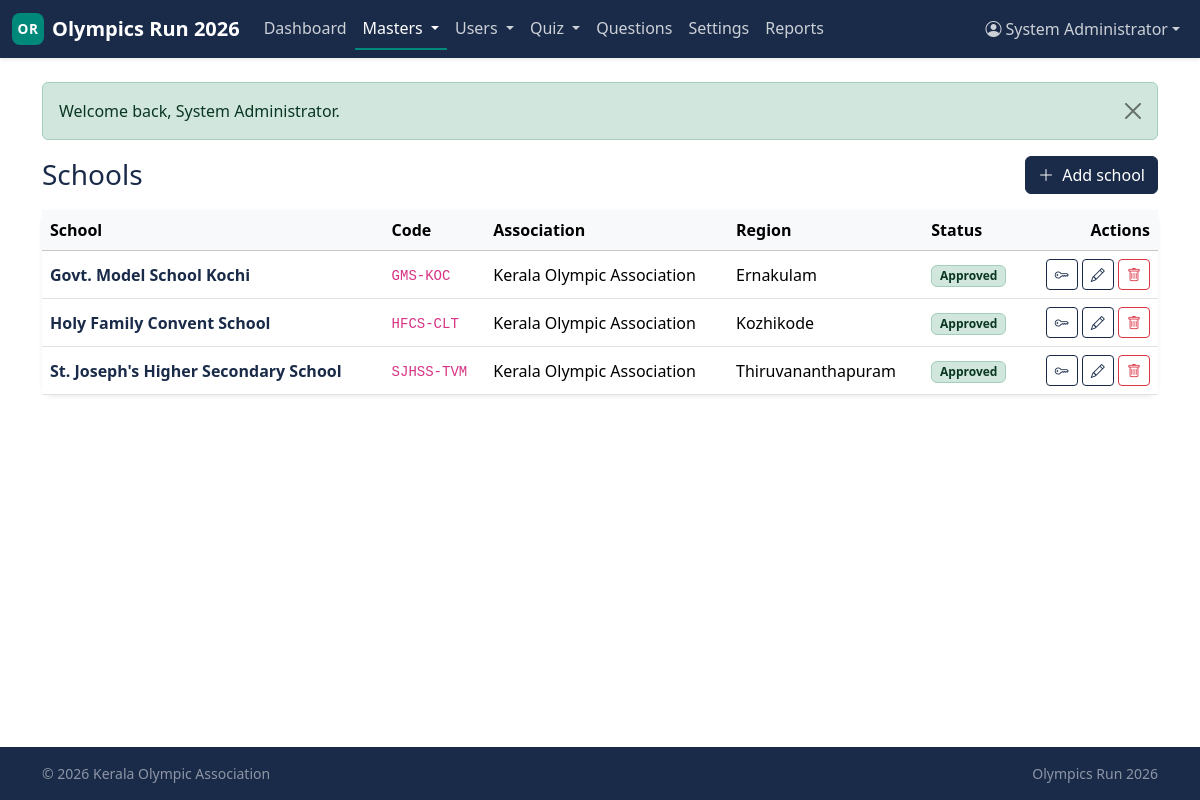
The app's page /admin/schools (signed in) with its own data.
### tables this page shows
CREATE TABLE schools (
    school_id           INT UNSIGNED  NOT NULL AUTO_INCREMENT,
    association_id      INT UNSIGNED  NOT NULL,
    school_name         VARCHAR(200)  NOT NULL,
    school_code         VARCHAR(50)   NULL,
    region              VARCHAR(100)  NULL,
    address             TEXT          NULL,
    principal_name      VARCHAR(150)  NULL,
    coach_name          VARCHAR(150)  NULL,
    contact_email       VARCHAR(190)  NULL,
    contact_phone       VARCHAR(20)   NULL,
    status              ENUM('pending','approved','rejected','suspended')
                                NOT NULL DEFAULT 'pending',
    approved_by_user_id INT UNSIGNED  NULL,
    approved_at         DATETIME      NULL,
    created_at          DATETIME      NOT NULL DEFAULT CURRENT_TIMESTAMP,
    updated_at          DATETIME      NOT NULL DEFAULT CURRENT_TIMESTAMP
                                                ON UPDATE CURRENT_TIMESTAMP,
    PRIMARY KEY (school_id),
    UNIQUE KEY uniq_school_code (school_code),
    KEY idx_school_assoc (association_id),
    KEY idx_school_status (status),
    KEY idx_school_region (region),
    CONSTRAINT fk_school_assoc
        FOREIGN KEY (association_id) REFERENCES associations(association_id)
        ON DELETE CASCADE,
    CONSTRAINT fk_school_approver
        FOREIGN KEY (approved_by_user_id)
            REFERENCES association_users(association_user_id)
        ON DELETE SET NULL
);

CREATE TABLE associations (
    association_id  INT UNSIGNED  NOT NULL AUTO_INCREMENT,
    name            VARCHAR(200)  NOT NULL,
    short_code      VARCHAR(20)   NOT NULL,
    region          VARCHAR(100)  NULL,
    contact_email   VARCHAR(190)  NULL,
    contact_phone   VARCHAR(20)   NULL,
    address         TEXT          NULL,
    logo_path       VARCHAR(255)  NULL,
    status          ENUM('active','inactive') NOT NULL DEFAULT 'active',
    created_by_admin_id INT UNSIGNED NULL,
    created_at      DATETIME      NOT NULL DEFAULT CURRENT_TIMESTAMP,
    updated_at      DATETIME      NOT NULL DEFAULT CURRENT_TIMESTAMP
                                                ON UPDATE CURRENT_TIMESTAMP,
    PRIMARY KEY (association_id),
    UNIQUE KEY uniq_assoc_code (short_code),
    KEY idx_assoc_status (status),
    KEY idx_assoc_region (region),
    CONSTRAINT fk_assoc_created_by
        FOREIGN KEY (created_by_admin_id) REFERENCES admins(admin_id)
        ON DELETE SET NULL
);

### includes/helpers.php (called while the page is built, shortened)
<?php
function e(?string $value): string
{
    return htmlspecialchars((string)$value, ENT_QUOTES | ENT_SUBSTITUTE, 'UTF-8');
}
function view(string $template, array $data = []): string
{
    $__file = __DIR__ . '/../views/' . $template . '.php';
    extract($data, EXTR_SKIP);
    include $__file;
    return ob_get_clean();
}
function render(string $template, array $data = []): void
{
    $content   = view($template, $data);
    include __DIR__ . '/../views/layouts/app.php';
}
function status_badge(?string $status): string
{
    $map = [
        'active'         => 'bg-success-subtle text-success-emphasis border border-success-subtle',
        'approved'       => 'bg-success-subtle text-success-emphasis border border-success-subtle',
        'open'           => 'bg-success-subtle text-success-emphasis border border-success-subtle',
        'published'      => 'bg-success-subtle text-success-emphasis border border-success-subtle',
        'pending'        => 'bg-warning-subtle text-warning-emphasis border border-warning-subtle',
        'needs_revision' => 'bg-warning-subtle text-warning-emphasis border border-warning-subtle',
        'scheduled'      => 'bg-info-subtle text-info-emphasis border border-info-subtle',
        'draft'          => 'bg-secondary-subtle text-secondary-emphasis border border-secondary-subtle',
        'closed'         => 'bg-secondary-subtle text-secondary-emphasis border border-secondary-subtle',
        'inactive'       => 'bg-secondary-subtle text-secondary-emphasis border border-secondary-subtle',
        'suspended'      => 'bg-danger-subtle text-danger-emphasis border border-danger-subtle',
        'rejected'       => 'bg-danger-subtle text-danger-emphasis border border-danger-subtle',
        'cancelled'      => 'bg-danger-subtle text-danger-emphasis border border-danger-subtle',
        'disqualified'   => 'bg-danger-subtle text-danger-emphasis border border-danger-subtle',
    ];
    $key = strtolower((string)$status);
    return 'badge ' . ($map[$key] ?? 'bg-light text-dark border');
}
function status_label(?string $status): string
{
    return ucwords(str_replace('_', ' ', (string)$status));
}

### controllers/AdminSchoolsController.php (called while the page is built, shortened)
<?php
final class AdminSchoolsController
{
    public function index(): void
    {
        render('admin/schools/index', [
            'title'   => 'Schools — Admin',
            'schools' => School::all(),
        ]);
    }
}

### includes/Database.php (called while the page is built, shortened)
<?php
final class Database
{
    private static ?PDO $pdo = null;
    public static function connection(): PDO
    {
        $cfg = $GLOBALS['APP_CONFIG']['db'];
        $dsn = sprintf(
            'mysql:host=%s;port=%d;dbname=%s;charset=%s',
            $cfg['host'],
            $cfg['port'],
            $cfg['name'],
            $cfg['charset']
        );
        self::$pdo = new PDO($dsn, $cfg['user'], $cfg['pass'], [
            PDO::ATTR_ERRMODE            => PDO::ERRMODE_EXCEPTION,
            PDO::ATTR_DEFAULT_FETCH_MODE => PDO::FETCH_ASSOC,
            PDO::ATTR_EMULATE_PREPARES   => false,
            PDO::MYSQL_ATTR_INIT_COMMAND => "SET NAMES utf8mb4 COLLATE utf8mb4_unicode_ci",
        ]);
        return self::$pdo;
    }
    public static function query(string $sql, array $params = []): PDOStatement
    {
        $stmt = self::connection()->prepare($sql);
        $stmt->execute($params);
        return $stmt;
    }
    public static function fetchAll(string $sql, array $params = []): array
    {
        return self::query($sql, $params)->fetchAll();
    }
}

### models/School.php (called while the page is built, shortened)
<?php
final class School
{
    public static function all(?int $associationId = null): array
    {
        $sql = 'SELECT s.*, a.name AS association_name
                  FROM schools s
                  JOIN associations a ON a.association_id = s.association_id';
        $params = [];
        $sql .= ' ORDER BY s.school_name ASC';
        return Database::fetchAll($sql, $params);
    }
}

### views/admin/schools/index.php (the view, shortened to what this page needs)
<div class="d-md-flex justify-content-between align-items-center mb-3">
    <h1 class="h3 text-navy mb-2 mb-md-0">Schools</h1>
    <a href="/admin/schools/new" class="btn btn-primary">
        <i class="bi bi-plus-lg me-1"></i> Add school
    </a>
</div>
<div class="card panel border-0 shadow-sm">
    <div class="table-responsive">
        <table class="table align-middle mb-0">
            <thead class="table-light">
                <tr>
                    <th>School</th>
                    <th class="d-none d-md-table-cell">Code</th>
                    <th class="d-none d-lg-table-cell">Association</th>
                    <th class="d-none d-lg-table-cell">Region</th>
                    <th>Status</th>
                    <th class="text-end">Actions</th>
                </tr>
            </thead>
            <tbody>
                <?php if (empty($schools)): ?>
                    <tr><td colspan="6" class="text-center text-muted py-4">No schools yet.</td></tr>
                <?php else: foreach ($schools as $s): ?>
                    <tr>
                        <td>
                            <div class="fw-semibold text-navy"><?= e($s['school_name']) ?></div>
                        </td>
                        <td class="d-none d-md-table-cell"><code><?= e($s['school_code'] ?? '—') ?></code></td>
                        <td class="d-none d-lg-table-cell"><?= e($s['association_name']) ?></td>
                        <td class="d-none d-lg-table-cell"><?= e($s['region'] ?? '—') ?></td>
                        <td><span class="<?= status_badge($s['status']) ?>"><?= e(status_label($s['status'])) ?></span></td>
                        <td class="text-end text-nowrap">
                            <a href="/admin/school-logins/new?school_id=<?= (int)$s['school_id'] ?>&generate=1"
                               class="btn btn-sm btn-outline-navy" title="Generate login">
                                <i class="bi bi-key"></i>
                            </a>
                            <a href="/admin/schools/<?= (int)$s['school_id'] ?>/edit"
                               class="btn btn-sm btn-outline-navy" title="Edit"><i class="bi bi-pencil"></i></a>
                            <form action="/admin/schools/<?= (int)$s['school_id'] ?>/delete"
                                  method="post" class="d-inline"
                                  onsubmit="return confirm('Delete this school?');">
                                <button class="btn btn-sm btn-outline-danger" title="Delete"><i class="bi bi-trash"></i></button>
                            </form>
                        </td>
                    </tr>
                <?php endforeach; endif; ?>
            </tbody>
        </table>
    </div>
</div>

### public/index.php (shortened to what this page needs)
<?php
$reqPath = strtok($_SERVER['REQUEST_URI'] ?? '/', '?') ?: '/';
$reqPath = rtrim($reqPath, '/') ?: '/';
$method  = $_SERVER['REQUEST_METHOD'] ?? 'GET';
foreach ($routes as $pattern => $handler) {
    [$rMethod, $rPath] = explode(' ', $pattern, 2);
    if ($rMethod !== $method) continue;
    if (!str_contains($rPath, '{')) {
        if ($rPath !== $reqPath) continue;
        $params = [];
    } else {
        $regex = '#^' . preg_replace('#\{(\w+)\}#', '(?<$1>[^/]+)', $rPath) . '$#';
        if (!preg_match($regex, $reqPath, $m)) continue;
        $params = array_values(array_filter(
            $m,
            static fn($k) => is_string($k),
            ARRAY_FILTER_USE_KEY
        ));
    }
    if (is_array($handler)) {
        [$class, $methodName] = $handler;
        (new $class)->$methodName(...$params);
    } else {
        $handler(...$params);
    }
    return;
}

### public/css/app.css (style rules this page uses)
:root { --or-navy: #1A2B49; --or-navy-700: #14223A; --or-navy-300: #4A5A75; --or-teal: #00897B; --or-teal-700: #006B61; --or-teal-300: #4DB6A6; --or-panel: #F5F7FA; --or-panel-dark: #E6EAF1; --or-bg: #FFFFFF; --or-text: #1F2937; --or-muted: #6B7280; }
:root, [data-bs-theme="light"] { --bs-primary: var(--or-navy); --bs-primary-rgb: 26, 43, 73; --bs-link-color: var(--or-teal); --bs-link-color-rgb: 0, 137, 123; --bs-link-hover-color: var(--or-teal-700); --bs-body-bg: var(--or-bg); --bs-body-color: var(--or-text); }
body.bg-app { background-color: var(--or-bg); color: var(--or-text); }
.text-navy { color: var(--or-navy) !important; }
.card.panel { background-color: var(--or-panel); border-radius: 0.75rem; }
.btn-primary { --bs-btn-bg: var(--or-navy); --bs-btn-border-color: var(--or-navy); --bs-btn-hover-bg: var(--or-navy-700); --bs-btn-hover-border-color: var(--or-navy-700); --bs-btn-active-bg: var(--or-navy-700); --bs-btn-active-border-color: var(--or-navy-700); --bs-btn-disabled-bg: var(--or-navy-300); --bs-btn-disabled-border-color: var(--or-navy-300); }
.btn-outline-navy { --bs-btn-color: var(--or-navy); --bs-btn-border-color: var(--or-navy); --bs-btn-hover-color: #fff; --bs-btn-hover-bg: var(--or-navy); --bs-btn-hover-border-color: var(--or-navy); }

### records on screen
schools: school_name "Govt. Model School Kochi", school_code "GMS-KOC", association.name "Kerala Olympic Association", region "Ernakulam", status "Approved"
schools: school_name "Holy Family Convent School", school_code "HFCS-CLT", association.name "Kerala Olympic Association", region "Kozhikode", status "Approved"
schools: school_name "St. Joseph's Higher Secondary School", school_code "SJHSS-TVM", association.name "Kerala Olympic Association", region "Thiruvananthapuram", status "Approved"

### other values on screen
$item['label'] "Dashboard"
$item['label'] "Masters"
$item['label'] "Users"
$item['label'] "Quiz"
$item['label'] "Questions"
$item['label'] "Settings"
$item['label'] "Reports"
$msg "Welcome back, System Administrator."
